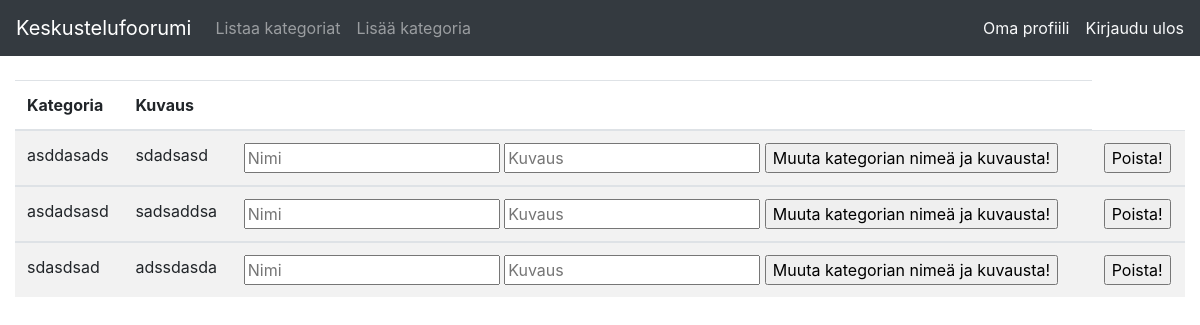
The page /categories (signed in) on the database as committed earlier.
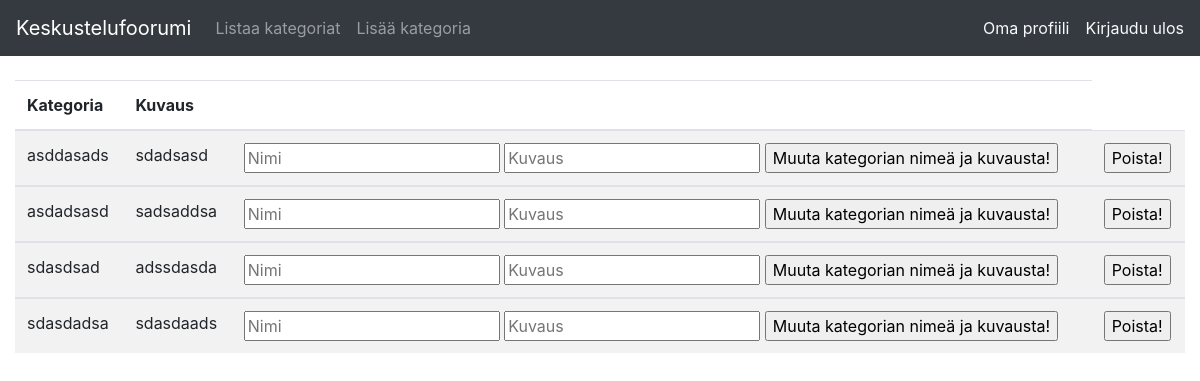
The same page on the database as committed later.
### application/categories/models.py (models this page shows, shortened)
class Categories(db.Model):
    id = db.Column(db.Integer, primary_key=True)
    date_created = db.Column(db.DateTime, default=db.func.current_timestamp())
    date_modified = db.Column(
        db.DateTime,
        default=db.func.current_timestamp(),
        onupdate=db.func.current_timestamp())
    name = db.Column(db.String(144), nullable=False)
    desc = db.Column(db.String(144), nullable=True)
    aiheet = relationship("Topics", secondary="topics_categories")

### application/categories/views.py (the view)
@app.route("/categories", methods=["GET"])
@login_required(role="ADMIN")
def categories_index():
    return render_template("categories/list.html", categories = Categories.query.all())

### application/__init__.py (called while the page is built)
def login_required(role="ANY"):
    def wrapper(fn):
        @wraps(fn)
        def decorated_view(*args, **kwargs):
            if not current_user:
                return login_manager.unauthorized()
            if not current_user.is_authenticated:
                return login_manager.unauthorized()
            unauthorized = False
            if role != "ANY":
                unauthorized = True
                for user_role in current_user.roles():
                    if user_role == role:
                        unauthorized = False
                        break
            if unauthorized:
                return login_manager.unauthorized()
            return fn(*args, **kwargs)
        return decorated_view
    return wrapper

@login_manager.user_loader
def load_user(user_id):
    return User.query.get(user_id)

### application/auth/models.py (called while the page is built)
    def roles(self):
        return [self.rank]

### application/templates/categories/list.html (shortened to what this page needs)
{% extends "layout.html" %}
{% block body %}
<table class="table table-striped">
  <thead>
    <tr>
      <th>Kategoria</th>
      <th>Kuvaus</th>
      <th></th>
    </tr>
  </thead>
  {% for category in categories %}
  <tbody>
    <tr>
      <td>{{ category.name }}</td>
      <td>{{ category.desc }}</td>
      <td>
        <form method="POST" action="{{ url_for('categories_set_text', category_id=category.id) }}">
          <input type="text" name="name" placeholder="Nimi" />
          <input type="text" name="desc" placeholder="Kuvaus" />
          <input type="submit" value="Muuta kategorian nimeä ja kuvausta!" />
        </form>
      </td>
      <td>
        <form method="DELETE" action="{{ url_for('categories_delete', category_id=category.id) }}">
          <input type="submit" value="Poista!" />
        </form>
      </td>
    </tr>
  </tbody>
  {% endfor %}
</table>
{% endblock %}

Rows that differ between the two databases and show on the page:
added Categories: name "sdasdadsa", desc "sdasdaads"
